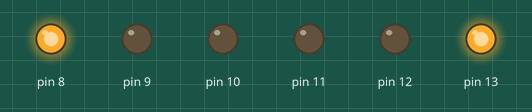
Recording of a sketch running on a simulated Arduino Uno, built with avr-gcc and run on an emulated ATmega328P. Shown: output pins drawn as LEDs (lit = HIGH).

Above: at 2.0 s.
At 5.0 s:
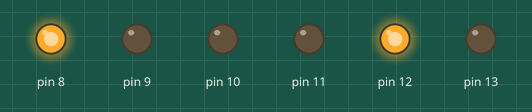
At 8.0 s:
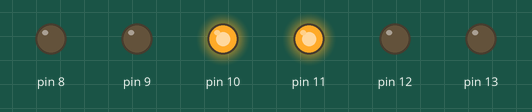
At 11.0 s:
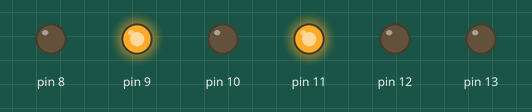
Timing chart, 0 to 15.6 s (numbered marks = the images above):
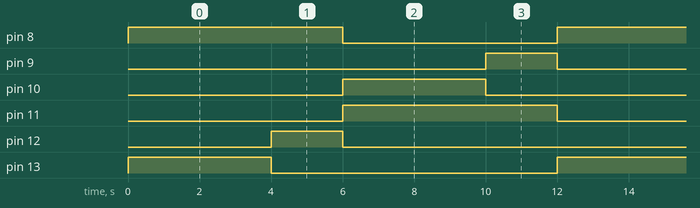

The sketch:

TrafficLight.ino
```cpp
/*
  SEMAFORO
*/

// the setup function runs once when you press reset or power the board
void setup() {
  // initialize digital pin as an output.
  pinMode(13, OUTPUT);
  pinMode(12, OUTPUT);
  pinMode(11, OUTPUT);
  pinMode(10, OUTPUT);
  pinMode(9, OUTPUT);
  pinMode(8, OUTPUT);
}

// the loop function runs over and over again forever
void loop() {

    digitalWrite(13, HIGH); //Green ligth 1 / Luz    Verde 1
    digitalWrite(12, LOW);  //Yellow ligth 1 / Luz Amarilla 1
    digitalWrite(11, LOW);  //Red ligth 1 / Luz     rojo 1
    digitalWrite(10, LOW);  //Green ligth 2 / Luz    Verde 2
    digitalWrite(9, LOW);   //Yellow ligth 2 / Luz Amarilla 2
    digitalWrite(8, HIGH);  //Red ligth 2 /Luz     rojo 2
    delay(1000);
    delay(1000);
    delay(1000);
    delay(1000);                       // wait for a second
    digitalWrite(13, LOW);  //Green ligth 1 / Luz    Verde 1
    digitalWrite(12, HIGH); //Yellow ligth 1 / Luz Amarilla 1
    digitalWrite(11, LOW);  //Red ligth 1 / Luz     rojo 1
    digitalWrite(10, LOW);  //Green ligth 2 / Luz    Verde 2
    digitalWrite(9, LOW);   //Yellow ligth 2 / Luz Amarilla 2
    digitalWrite(8, HIGH);  //Red ligth 2 / Luz     rojo 2
    delay(1000);
    delay(1000);                       // wait for a second
    digitalWrite(13, LOW);   //Green ligth 1 / Luz    Verde 1
    digitalWrite(12, LOW);   // //Yellow ligth 1 / Luz Amarilla 1
    digitalWrite(11, HIGH);  //Red ligth 1 / Luz     rojo 1
    digitalWrite(10, HIGH);  //Green ligth 2 /Luz    Verde 2
    digitalWrite(9, LOW);    //Yellow ligth 2 /Luz Amarilla 2
    digitalWrite(8, LOW);    //Red ligth 2 /Luz     rojo 2
    delay(1000);
    delay(1000);
    delay(1000);
    delay(1000);                       // wait for a second
    digitalWrite(13, LOW);   //Green ligth 1 /Luz    Verde 1
    digitalWrite(12, LOW);   //Yellow ligth 1 /Luz Amarilla 1
    digitalWrite(11, HIGH);  //Red ligth 1 /Luz     rojo 1
    digitalWrite(10, LOW);   //Green ligth 2 /Luz    Verde 2
    digitalWrite(9, HIGH);   //Yellow ligth 2 /Luz Amarilla 2
    digitalWrite(8, LOW);    //Red ligth 2 /Luz     rojo 2
    delay(1000);
    delay(1000);                       // wait for a second

}
```

Measured:
- by itself, pin 8, pin 11: alternates HIGH for 6.0 s and LOW for 6.0 s
- by itself, pin 9, pin 12: alternates HIGH for 2.0 s and LOW for 10.0 s
- by itself, pin 10, pin 13: alternates HIGH for 4.0 s and LOW for 8.0 s
